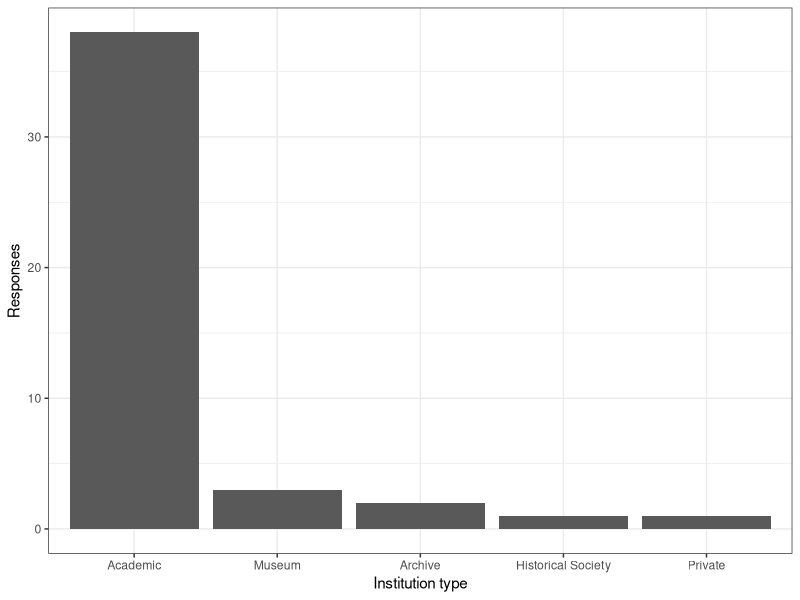

Reproduce this figure in R.
## ---- chunk 1
knitr::opts_chunk$set(echo=F,message=F,error=T)
## ---- chunk 2
library(tidyverse)
library(ggrepel)
library(ComplexHeatmap)
library(circlize)
## ---- chunk 3
raw_datar <- read_csv("survey_data_2019.csv",
    col_names=c(
        "Key","State","InstitutionType","TotalItems",
        "Unstructured_StorageConditions",
        "Unstructured_StorageHistory",
        "Unstructured_CompletionEstimate",
        "PracticeSelfAssesment",
        "Percentage_Open_Reel_Video","Percentage_U-Matic","Percentage_Betamax",
        "Percentage_VHS_&_S-VHS","Percentage_Betacam_&_Betacam_SP",
        "Percentage_Video_8_&_Hi8","Percentage_D2","Percentage_D3",
        "Percentage_DVCAM","Percentage_MiniDV","Percentage_DVCPro",
        "Percentage_Digital_8","Percentage_Open_Reel_Audio",
        "Percentage_Compact_Cassette","Percentage_Microcassette",
        "Percentage_DAT","Percentage_DTRS","Percentage_F-1","Percentage_DCC",
        "Percentage_8-Track","Percentage_Other"),
    skip=1
    )

reasonable_responses <- filter(raw_datar,!is.na(InstitutionType)) 

responses_with_totals <- distinct(
        filter(reasonable_responses,!is.na(reasonable_responses$TotalItems))
        )

risk_factors <- read_tsv("risk_assesment.tsv") %>%
    mutate(Risk=factor(Risk,
            levels=c("Low","Moderate","High","Very High","Extremely High")
        )   ) %>%
    {setNames(.$Risk,.$Format)}
## ---- chunk 4
reasonable_responses %>%
    {
    ggplot(.)+theme_bw()+
    aes(x=InstitutionType)+
    geom_bar()+
    scale_x_discrete(limits=names(sort(table(.$InstitutionType),decreasing=T)))+
    xlab("Institution type")+
    ylab("Responses")
    }
## ---- chunk 5

#
### Totals of format type and their obsolescence risk factor (JN)
#
#```{r,cache=T}
#totals_and_risks <- pdatar %>% filter(variable!="Total Items") %>%
#    group_by(variable) %>% summarize(Total=sum(value,na.rm=T)) %>%
#    arrange(Total) %>%
#    mutate(Format=factor(variable,levels=variable)) %>%
#    left_join(risk_factors,by="Format") %>%
#    select(-Quantity)
#
#totals_and_risks
#```
#
#```{r,fig.height=9,fig.width=9,cache=T}
#g<- totals_and_risks%>%
#    filter(Total>0,!is.na(Risk))%>%
#    ggplot()+theme_bw()+
#    aes(x=Risk,y=Total)+
#    theme(axis.text.x=element_text(angle=90))+
#    geom_label_repel(aes(label=Format))+
#    ylab("Total items across survey")+
#    xlab("")+
#    ggtitle("Total counts of high risk magnetic media")
#g
#```
#
### Estimated Number of Each Format
#
#```{r,fig.height=5,fig.width=7,cache=T}
#g <- pdatar %>%
#    mutate(variable=factor(variable,levels=arrange(totals_and_risks,-Total)$Format)) %>%
#    filter(variable!="Total Items")%>%
#    filter(value>0)%>%
#    ggplot()+theme_bw()+
#    geom_boxplot(outlier.alpha=0)+
#    geom_dotplot(binaxis="y",stackdir="center",dotsize=1.0,alpha=0.5,binwidth=0.05)+
#    aes(x=variable,y=value)+
#    scale_y_log10(breaks=c(10,100,1000,10000,1000000))+
#    theme(axis.text.x=element_text(angle=90))+
#    ylab("Estimated number of items in collection of that format")+
#    xlab("Format")
#g
#```
#
#This box plot mirrors what we've seen in that there are noticeable high
#quantities of VHS and open reel audio, but this makes it more apparent where
#there are instituions holding an skewed amount of a format type within their
#collection. It's clear that there are a lot of data points in VHS. Nearly all
#participating institutions have at least one VHS tape. On the other hand, there
#are only about four or five archives that need to deal with Digital 8.
#
#
#
#
#```{r,fig.height=5,fig.width=7,cache=T}
#g <- pdatar %>%
#    spread(variable,value) %>%
#    gather(variable,value,-`Institution-CollectionKey`,-`Total Items`) %>%
#    mutate(proportion=value/`Total Items`) %>%
#    mutate(variable=factor(variable,levels=arrange(totals_and_risks,-Total)$Format)) %>%
#    filter(variable!="Total Items")%>%
#    filter(proportion>0)%>%
#    ggplot()+theme_bw()+
#    geom_boxplot(outlier.alpha=0)+
#    geom_dotplot(binaxis="y",stackdir="center",alpha=0.5,binwidth=0.01)+
#    aes(x=variable,y=proportion)+
#    theme(axis.text.x=element_text(angle=90))+
#    ylab("Fraction of collection in that format")+
#    xlab("Format")
#g
#```
#
#```{r,cache=T}
#matrix_by_inst <- as.matrix(datar[,-c(1,2)])
#rownames(matrix_by_inst) <- datar[,1][[1]]
#cluster_inst <- hclust(dist(scale(matrix_by_inst))) 
#matrix_by_media <- t(as.matrix(datar[,-c(1,2)]))
#cluster_media <- hclust(dist(scale(matrix_by_media)))
#```
### Magnetic Media Collections by Region and Climate
#
#This chart will replace the original PCA charts. Instead, we will focus on the
#variability of institutions collections considering their geographic region,
#the region's climate properties (e.g. humidity, temp, etc.), and the reported
#environmental conditions of the archive itself. We might consider the quantity
#of each format according to region, but not sure how that will work or what
#results that will give us. 
#
#
#
#```{r,fig.height=9,fig.width=9,cache=T}
#
#heatmap_datar <- datar[complete.cases(datar[,-c(1,2)]),]
#
#valz <- log10(unlist(heatmap_datar[,-c(1,2)])+1)
#
#col_ann <- data.frame(Format=rownames(matrix_by_media)[cluster_media$order]) %>%
#    left_join(totals_and_risks,by="Format") %>% select(-variable) %>%
#    rename(`Total Items`=Total,`Format Risk`=Risk) %>%
#    select(-`Total Items`)
#rownames(col_ann) <- col_ann[[1]]
#col_ann <- col_ann %>% select(-Format)
#
#risk_annotation <- HeatmapAnnotation(
#    `Format Risk`=col_ann$`Format Risk`,
#    col=list(`Format Risk`=c(
#            `Extremely High`="#7b3294",`Very High`="#c2a5cf",
#            `High`="#a6dba0",`Moderate`="#008837"
#    )   )   )
#the_heatmap <- Heatmap(
#    log10(heatmap_datar[,-c(1,2)]+1),
#    top_annotation=risk_annotation,
#    col=colorRamp2(
#        c(min(valz),median(valz),max(valz)),
#        c("#ffffff", "#fefefe", "#000000")
#        ),
#    heatmap_legend_param = list(
#        title="Item counts", 
#        at=log10(c(10+1,1000+1,1e4+1,5e4+1)),
#        labels=c(10,1000,1e4,5e4),
#        legend_height = unit(6, "cm"),
#        heatmap_legend_side="bottom"
#        )
#    )
#ht_list <- the_heatmap 
#g <- draw(ht_list, heatmap_legend_side = "right", annotation_legend_side = "right")
#g
#
#png("heatmap.png")
#g
#dev.off()
#```
#
#
#```{r pheatmap,echo=F,eval=F}
##library(pheatmap)
##row_ann <- data.frame(
##    Collection=str_c("C_",as.character(rownames(matrix_by_inst)[cluster_inst$order]))
##    )
##rownames(row_ann) <- as.character(row_ann[[1]])
##
##col_ann <- data.frame(Format=rownames(matrix_by_media)[cluster_media$order]) %>%
##    left_join(totals_and_risks,by="Format") %>% select(-variable) %>%
##    rename(`Total Items`=Total,`Format Risk`=Risk) %>%
##    select(-`Total Items`)
##rownames(col_ann) <- col_ann[[1]]
##col_ann <- col_ann %>% select(-Format)
##count_palette <- c("#FFFFFF",
##    colorRampPalette((RColorBrewer::brewer.pal(n=7,name="YlGnBu")))(99)
##    )
##
##g <- pheatmap( log10(heatmap_datar[,-c(1,2)]+400),
##    color=count_palette,
##    correlation_distance_rows="pearson",
##    correlation_distance_cols="pearson",
##    legend_breaks=log10(c(10,100,1000,3000,1e4,2.5e4,5e4)),
##    legend_labels=c(10,100,1000,3000,1e4,2.5e4,5e4),
##    cluster_rows=cluster_inst,
##    cluster_cols=cluster_media,
##    show_rownames=F,show_colnames=T,
##    #annotation_row=row_ann,
##    annotation_col=col_ann,
##    annotation_legend=T)
##g
#```
#
### Final Overview Heat Map
#
#
#This heat map illustrates an aggregation of the above charts and graphs. The
#hierarchical clustering shows how each format is related or unrelated
#considering the factors of obsolesence risk and quantity held within
#participating archives' collections. At the top of the chart, there are two
#major goups: (1) VHS, open reel audio, and compact cassettes, and (2) all other
#formats. This distinction is from the quantity that instutions hold, in that
#group 1 is more likely to have a higher quantity than group 2. From quantity
#and risk factor, there is a noticeable relationship with Betacam and u-matic.
#This suggests that if an archive carries of one of these format types, they are
#likely to also have the latter in their collection. This further leads to the
#idea that training or programming for Betacam and U-matic together could be an
#efficient approach to dealing with those collections.
#
#
#
## Supplemental
#
### PCA of media format
#
#What major patterns of variation amongst formats are seen, with respect to their
#inventory in different institutions?
#
#```{r pca_media,cache=T}
#pca_media <- prcomp(t(matrix_by_media[apply(matrix_by_media,1,sum)>0,]),center=T,scale=T)
#
#media_pca_plot <- pca_media$rotation %>% 
#    {bind_cols(tibble(Format=rownames(.)),as.tibble(.))} %>%
#    select(Format,PC1,PC2,PC3,PC4,PC5,PC6) %>% 
#    ggplot()+theme_bw()+
#    aes(label=Format)+
#    geom_label_repel()
#media_pca_plot + aes(x=PC1,y=PC2)
#media_pca_plot + aes(x=PC3,y=PC4)
#media_pca_plot + aes(x=PC5,y=PC6)
#```
#
### PCA of media format
#
#What major patterns of variation amongst formats are seen, with respect to their
#inventory in different institutions?
#
#```{r pca_inst,cache=T}
#pca_inst <- prcomp(t(matrix_by_inst[apply(matrix_by_inst,1,sum)>0,] ),center=T,scale=T)
#
#inst_pca_plot <- pca_inst$rotation %>% 
#    {bind_cols(tibble(Format=rownames(.)),as.tibble(.))} %>%
#    select(Format,PC1,PC2,PC3,PC4,PC5,PC6) %>% 
#    ggplot()+theme_bw()+
#    aes(label=Format)+
#    geom_label_repel()
#inst_pca_plot + aes(x=PC1,y=PC2)
#inst_pca_plot + aes(x=PC3,y=PC4)
#inst_pca_plot + aes(x=PC5,y=PC6)
#```
